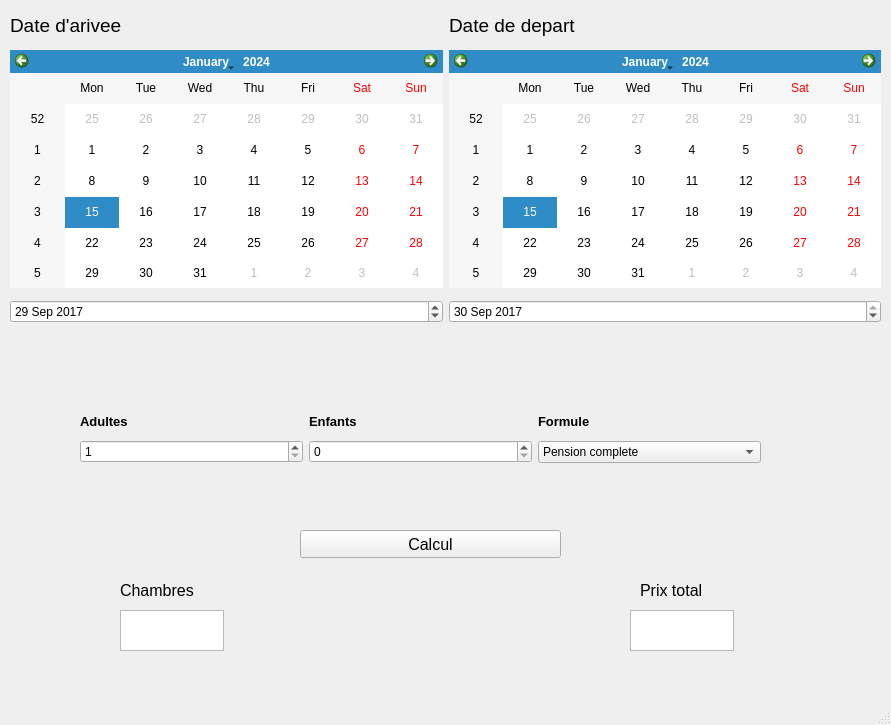
<?xml version="1.0" encoding="UTF-8"?>
<ui version="4.0">
 <class>MainWindow</class>
 <widget class="QMainWindow" name="MainWindow">
  <property name="geometry">
   <rect>
    <x>0</x>
    <y>0</y>
    <width>891</width>
    <height>725</height>
   </rect>
  </property>
  <property name="windowTitle">
   <string>MainWindow</string>
  </property>
  <widget class="QWidget" name="centralwidget">
   <widget class="QPushButton" name="calcul">
    <property name="geometry">
     <rect>
      <x>300</x>
      <y>530</y>
      <width>261</width>
      <height>28</height>
     </rect>
    </property>
    <property name="font">
     <font>
      <pointsize>12</pointsize>
     </font>
    </property>
    <property name="text">
     <string>Calcul</string>
    </property>
   </widget>
   <widget class="QLabel" name="label_6">
    <property name="geometry">
     <rect>
      <x>640</x>
      <y>580</y>
      <width>81</width>
      <height>20</height>
     </rect>
    </property>
    <property name="font">
     <font>
      <pointsize>12</pointsize>
     </font>
    </property>
    <property name="text">
     <string>Prix total</string>
    </property>
   </widget>
   <widget class="QTextEdit" name="prix_total">
    <property name="geometry">
     <rect>
      <x>630</x>
      <y>610</y>
      <width>104</width>
      <height>41</height>
     </rect>
    </property>
   </widget>
   <widget class="QWidget" name="layoutWidget">
    <property name="geometry">
     <rect>
      <x>80</x>
      <y>440</y>
      <width>681</width>
      <height>24</height>
     </rect>
    </property>
    <layout class="QHBoxLayout" name="horizontalLayout_2">
     <item>
      <widget class="QSpinBox" name="adultes_sbox">
       <property name="minimum">
        <number>1</number>
       </property>
       <property name="maximum">
        <number>51</number>
       </property>
       <property name="value">
        <number>1</number>
       </property>
      </widget>
     </item>
     <item>
      <widget class="QSpinBox" name="enfants_sbox">
       <property name="maximum">
        <number>21</number>
       </property>
      </widget>
     </item>
     <item>
      <widget class="QComboBox" name="formule_cbox">
       <property name="currentText">
        <string>Pension complete</string>
       </property>
       <property name="insertPolicy">
        <enum>QComboBox::InsertAtBottom</enum>
       </property>
       <item>
        <property name="text">
         <string>Pension complete</string>
        </property>
       </item>
       <item>
        <property name="text">
         <string>Demi pension</string>
        </property>
       </item>
       <item>
        <property name="text">
         <string>Bed and breakfast</string>
        </property>
       </item>
      </widget>
     </item>
    </layout>
   </widget>
   <widget class="QWidget" name="layoutWidget">
    <property name="geometry">
     <rect>
      <x>80</x>
      <y>410</y>
      <width>681</width>
      <height>23</height>
     </rect>
    </property>
    <property name="font">
     <font>
      <pointsize>10</pointsize>
      <weight>75</weight>
      <bold>true</bold>
     </font>
    </property>
    <layout class="QHBoxLayout" name="horizontalLayout">
     <item>
      <widget class="QLabel" name="label_3">
       <property name="font">
        <font>
         <pointsize>10</pointsize>
         <weight>75</weight>
         <bold>true</bold>
        </font>
       </property>
       <property name="text">
        <string>Adultes</string>
       </property>
      </widget>
     </item>
     <item>
      <widget class="QLabel" name="label_4">
       <property name="font">
        <font>
         <pointsize>10</pointsize>
         <weight>75</weight>
         <bold>true</bold>
        </font>
       </property>
       <property name="text">
        <string>Enfants</string>
       </property>
      </widget>
     </item>
     <item>
      <widget class="QLabel" name="label_5">
       <property name="font">
        <font>
         <pointsize>10</pointsize>
         <weight>75</weight>
         <bold>true</bold>
        </font>
       </property>
       <property name="text">
        <string>Formule</string>
       </property>
      </widget>
     </item>
    </layout>
   </widget>
   <widget class="QWidget" name="layoutWidget">
    <property name="geometry">
     <rect>
      <x>10</x>
      <y>50</y>
      <width>871</width>
      <height>238</height>
     </rect>
    </property>
    <layout class="QHBoxLayout" name="horizontalLayout_3">
     <item>
      <widget class="QCalendarWidget" name="calendar_arivee"/>
     </item>
     <item>
      <widget class="QCalendarWidget" name="calendar_depart"/>
     </item>
    </layout>
   </widget>
   <widget class="QWidget" name="layoutWidget">
    <property name="geometry">
     <rect>
      <x>10</x>
      <y>10</y>
      <width>871</width>
      <height>30</height>
     </rect>
    </property>
    <layout class="QHBoxLayout" name="horizontalLayout_4">
     <item>
      <widget class="QLabel" name="label">
       <property name="font">
        <font>
         <pointsize>14</pointsize>
        </font>
       </property>
       <property name="text">
        <string>Date d'arivee</string>
       </property>
      </widget>
     </item>
     <item>
      <widget class="QLabel" name="label_2">
       <property name="font">
        <font>
         <pointsize>14</pointsize>
        </font>
       </property>
       <property name="text">
        <string>Date de depart</string>
       </property>
      </widget>
     </item>
    </layout>
   </widget>
   <widget class="QWidget" name="layoutWidget">
    <property name="geometry">
     <rect>
      <x>10</x>
      <y>300</y>
      <width>871</width>
      <height>24</height>
     </rect>
    </property>
    <layout class="QHBoxLayout" name="horizontalLayout_5">
     <item>
      <widget class="QDateEdit" name="date_arivee">
       <property name="dateTime">
        <datetime>
         <hour>0</hour>
         <minute>0</minute>
         <second>0</second>
         <year>2017</year>
         <month>9</month>
         <day>29</day>
        </datetime>
       </property>
      </widget>
     </item>
     <item>
      <widget class="QDateEdit" name="date_depart">
       <property name="dateTime">
        <datetime>
         <hour>0</hour>
         <minute>0</minute>
         <second>0</second>
         <year>2017</year>
         <month>9</month>
         <day>30</day>
        </datetime>
       </property>
      </widget>
     </item>
    </layout>
   </widget>
   <widget class="QLabel" name="label_7">
    <property name="geometry">
     <rect>
      <x>120</x>
      <y>580</y>
      <width>101</width>
      <height>20</height>
     </rect>
    </property>
    <property name="font">
     <font>
      <pointsize>12</pointsize>
     </font>
    </property>
    <property name="text">
     <string>Chambres</string>
    </property>
   </widget>
   <widget class="QTextEdit" name="chambres">
    <property name="geometry">
     <rect>
      <x>120</x>
      <y>610</y>
      <width>104</width>
      <height>41</height>
     </rect>
    </property>
   </widget>
  </widget>
  <widget class="QMenuBar" name="menubar">
   <property name="geometry">
    <rect>
     <x>0</x>
     <y>0</y>
     <width>891</width>
     <height>26</height>
    </rect>
   </property>
  </widget>
  <widget class="QStatusBar" name="statusbar"/>
  <action name="actionSave">
   <property name="text">
    <string>Save</string>
   </property>
  </action>
 </widget>
 <resources/>
 <connections/>
</ui>
